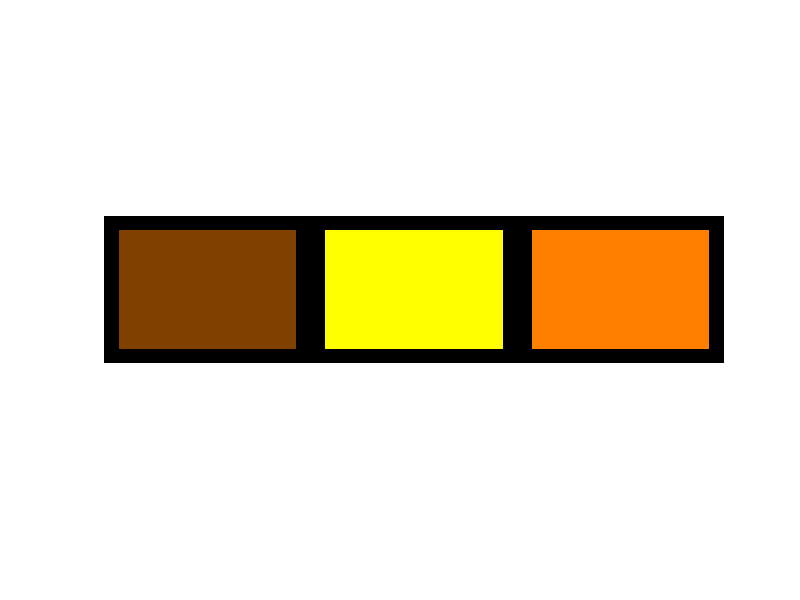

The MATLAB script that drew this image:
close all;
clear all;
clc;

% Dimensiones
ht = 40; 
w = 60;  
sep = 10;
wt = 3 * w + 2 * sep;
margin = 5;

margen_ht = ht + 2 * margin;
margen_wt = wt + 2 * margin;

% Crear imagen con márgenes
I = zeros(margen_ht, margen_wt, 3);

% Posiciones de las columnas
x1 = margin + 1;
x2 = x1 + w + sep;
x3 = x2 + w + sep;

y1 = margin + 1;
y2 = y1 + ht - 1;

% Rectángulo marrón
I(y1:y2, x1:x1+w-1, 1) = 128; 
I(y1:y2, x1:x1+w-1, 2) = 64;
I(y1:y2, x1:x1+w-1, 3) = 0;

% Rectángulo amarillo
I(y1:y2, x2:x2+w-1, 1) = 255;
I(y1:y2, x2:x2+w-1, 2) = 255;
I(y1:y2, x2:x2+w-1, 3) = 0;

I(y1:y2, x3:x3+w-1, 1) = 255; 
I(y1:y2, x3:x3+w-1, 2) = 128;
I(y1:y2, x3:x3+w-1, 3) = 0;

h1 = figure(1)
imshow(uint8(I))